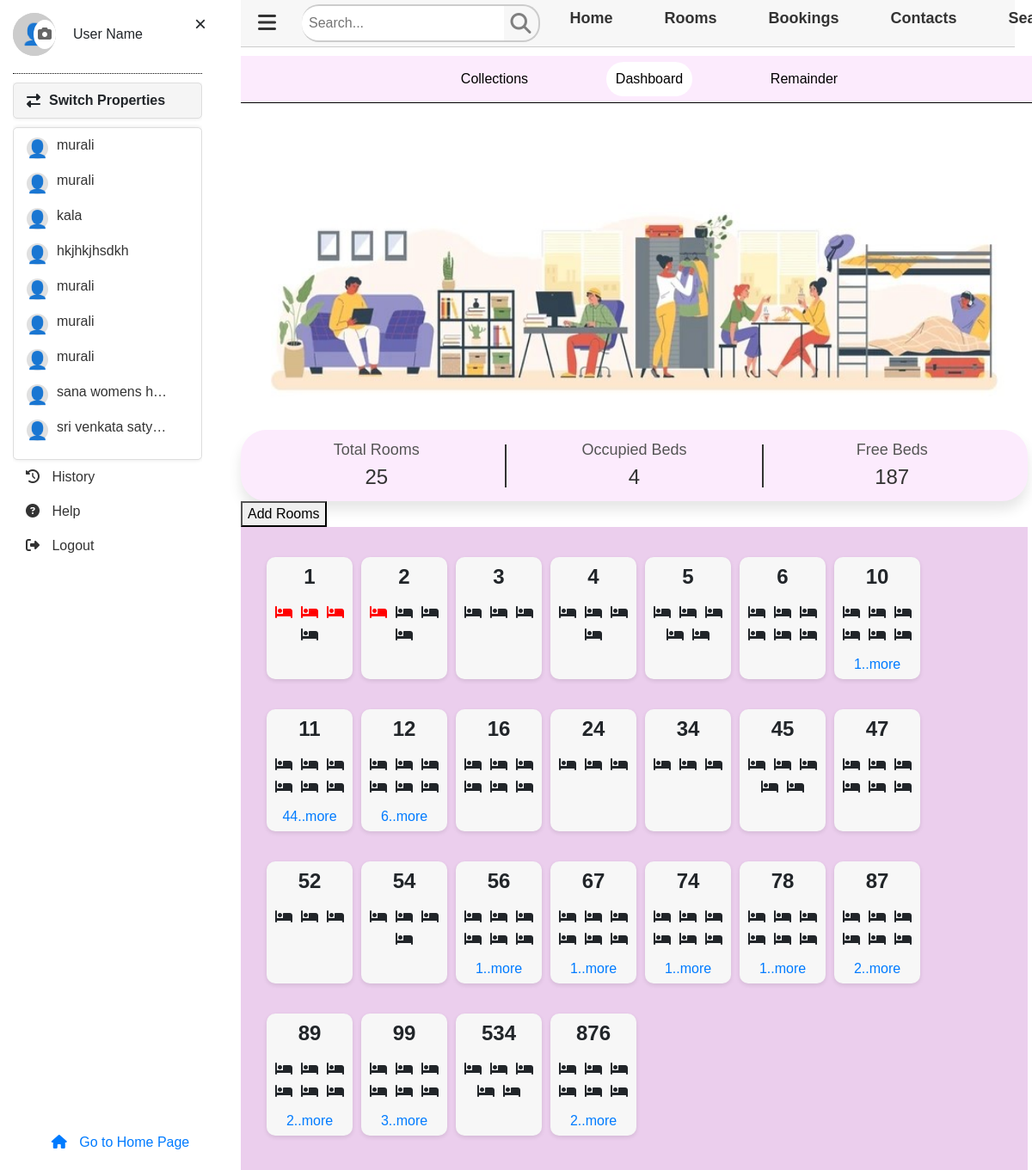
The page /DisplayRooms/96/ (signed in) on the database its author committed.
### hostelapp20/models.py (models this page shows, shortened)
class AddProperty(models.Model):
    hostelname = models.CharField(max_length=100)
    ownername =models.CharField(max_length=50)
    email = models.EmailField()
    mobile = models.BigIntegerField()
    address = models.CharField(max_length=1000)
    user = models.ForeignKey(settings.AUTH_USER_MODEL, null=True, on_delete=models.SET_NULL)

class Room(models.Model):
    room_number = models.IntegerField()
    floor_type = models.CharField(max_length=50)
    number_of_share = models.PositiveIntegerField()
    available_room_or_not = models.CharField(max_length=30)
    remarks = models.CharField(max_length=500, null=True )
    room_facilities = models.TextField(max_length=1000, null=True)
    property = models.ForeignKey('AddProperty', on_delete=models.CASCADE)
    user = models.ForeignKey(settings.AUTH_USER_MODEL, on_delete=models.CASCADE)

### hostelapp20/views.py (the view, shortened to what this page needs)
# urls.py: path('DisplayRooms/<int:property_id>/',views.DisplayRooms,name='DisplayRooms'),
def DisplayRooms(request, property_id):
    selected_property = get_object_or_404(AddProperty, id=property_id)
    user_properties = AddProperty.objects.filter(user=request.user)
    user_rooms = Room.objects.filter(user=request.user, property=selected_property).annotate(
        has_data=Count('tenant')
    ).order_by('room_number')
    total_rooms = user_rooms.count()
    total_beds = user_rooms.aggregate(total_beds=Sum('number_of_share'))['total_beds'] or 0
    occupied_beds = Tenant.objects.filter(room__in=user_rooms).count()
    free_beds = total_beds - occupied_beds
    context = {
        'username': request.user.username,
        'selected_property': selected_property,
        'user_properties': user_properties,
        'user_rooms': user_rooms,
        'some_room_number': user_rooms.first().room_number if user_rooms.exists() else None,
        'total_rooms': total_rooms,
        'occupied_beds': occupied_beds,
        'free_beds': free_beds,
        'error': None  # You can use this to pass error messages to the template
    }
    return render(request, 'data/display_rooms.html', context)

### templates/data/display_rooms.html (shortened to what this page needs)
{% extends 'base.html' %}
{% load static %}
{% block content %}
<div class="payments-section">
    <div class="button-container">
        <button id="collection-button" class="custom-button" onclick="location.href='{% url 'Collections' property_id=selected_property.id %}'">Collections</button>
        <button id="dashboard-button" class="custom-button">Dashboard</button>
        <button id="remainder-button" class="custom-button" onclick="location.href='{% url 'RemainderPage' property_id=selected_property.id %}'">Remainder</button>
        <span></span>
    </div>
</div>
<div class="image-section" style="position: relative; text-align: center; color: white;">
    <img src="{% static 'images/displayrooms/hostel_peoples.jpg' %}" alt="Background Image" style="width: 100%;">
</div>
<div class="statistics">
    <div class="stat-item">
        <div>Total Rooms</div>
        <div>{{ total_rooms }}</div>
    </div>
    <div class="divider"></div>
    <div class="stat-item">
        <div>Occupied Beds</div>
        <div>{{ occupied_beds }}</div>
    </div>
    <div class="divider"></div>
    <div class="stat-item">
        <div>Free Beds</div>
        <div>{{ free_beds }}</div>
    </div>
</div>
<div class="addRoom">
    <button id="add-room-button">Add Rooms</button>
    {% include 'includes/error_messages.html' %}
</div>
<div class="container-wrapper">
    <div class="container-display">
        {% if user_rooms %}
            <div class="display-room-row">
                {% for room in user_rooms %}
                    <div class="room-box">
                        <a href="{% url 'DisplayBeds' property_id=selected_property.id room_number=room.room_number %}" style="text-decoration: none; color: inherit;">
                            <div class="room-number">{{ room.room_number }}</div>
                            <div class="shareNumbers" id="shareNumbers_{{ room.room_number }}">
                            </div>
                        </a>
                    </div>
                {% endfor %}
            </div>
        {% else %}
            <p>No Rooms Added</p>
        {% endif %}
    </div>
</div>
{% endblock %}

### templates/base.html (shortened to what this page needs)
{% load static %}
<!DOCTYPE html>
<html lang="en">
<head>
  <link rel="stylesheet" href="https://cdnjs.cloudflare.com/ajax/libs/font-awesome/6.5.1/css/all.min.css">
  {% include 'includes/cdnlines.html' %}
  <link rel="stylesheet" href="{% static 'css/display_rooms.css' %}">
  <link rel="stylesheet" href="{% static 'css/dialogbox/addroom_dialogbox.css' %}">
</head>
<body>
  <div class="sidebar" id="sidebar">
    <span class="close-btn" onclick="toggleSidebar()">×</span>
    <div class="profile-section">
      <div class="profile-image-container">
        <div class="profile-image" id="profileImage">👤</div>
        <label for="profile-upload" class="upload-icon">
          <i class="fas fa-camera"></i>
        </label>
      </div>
      <span class="profile-name">User Name</span>
    </div>
    <ul class="sidebar-options">
      <li class="property-header">
        <i class="fas fa-exchange-alt icon"></i> Switch Properties
      </li>
      <li class="properties-box">
        <div class="scrollable-properties">
          {% if user_properties %}
            {% for property in user_properties %}
              <div class="property-item" id="property-{{ property.id }}">
                <div class="property-image">👤</div>
                <a href="{% url 'DisplayRooms' property.id %}" onclick="saveSelectedHostel({{ property.id }})">
                  <span class="property-name">{{ property.hostelname }}</span>
                </a>
              </div>
            {% endfor %}
          {% else %}
            <div>No Properties Yet</div>
          {% endif %}
        </div>
      </li>
      <li><a href="#"><i class="fas fa-history icon"></i> History</a></li>
      <li><a href="#"><i class="fas fa-question-circle icon"></i> Help</a></li>
      <li><a href="{% url 'logout' %}"><i class="fas fa-sign-out-alt icon"></i> Logout</a></li>
    </ul>
    <div class="bottom-link">
      <a href="#"><i class="fas fa-home icon"></i> Go to Home Page</a>
    </div>
  </div>
  <div class="header" id="header">
    <div class="dispalyMenubar-icon" onclick="toggleSidebar()">
      <i class="fas fa-bars"></i>
    </div>
    <div class="search-container header-search">
      <input type="text" placeholder="Search..." class="search-box" id="search-header">
      <i class="fa fa-search search-icon header-icon"></i>
    </div>
    <nav class="nav">
      <ul class="nav-list">
        <li><a href="#">Home</a></li>
        <li><a href="#">Rooms</a></li>
        <li><a href="#">Bookings</a></li>
        <li><a href="#">Contacts</a></li>
        <li><a href="#">Search</a></li>
      </ul>
    </nav>
  </div>
  {% block content %}
  {% endblock %}
</body>
</html>

### static/css/display_rooms.css (style rules this page uses)
body, html { margin: 0; padding: 0; height: 100%; width: 100%; font-family: Arial, sans-serif; overflow-x: hidden; }
.header { background-color: #f7f7f7; display: flex; align-items: center; justify-content: space-between; padding: 1px 20px; font-size: 24px; font-weight: bold; color: #333; position: fixed; top: 0; left: 0; width: 100%; z-index: 1050; border-bottom: 1px solid #ccc; box-sizing: border-box; transition: width 0.3s ease, left 0.3s ease; }
.logo, .nav, .search-container { flex-grow: 1; }
.search-container { display: flex; align-items: center; justify-content: center; background: transparent; }
.header-search .search-box { flex-grow: 1; font-size: 16px; border: none; border-top: 2px solid hsl(0, 0%, 80%); border-bottom: 2px solid hsl(0, 0%, 80%); border-radius: 20px 0 0 20px; outline: none; color: black; padding: 8px 8px 8px 8px; margin-left: 30px; }
.header-search .search-icon { padding: 8px; background: transparent; color: gray; cursor: pointer; border: none; border-right: 2px solid hsl(0, 0%, 80%); border-top: 2px solid hsl(0, 0%, 80%); border-bottom: 2px solid hsl(0, 0%, 80%); border-radius: 0 20px 20px 0; }
.fa-search { color: #ccc; cursor: pointer; background: black; }
.nav { display: flex; align-items: center; width: 60%; transition: width 0.3s ease; margin-left: 5px; }
.nav-list { list-style: none; display: flex; margin-left: 0px; padding: 0; width: 100%; justify-content: space-around; }
.nav-list li { display: inline; margin: 0 20px; }
.nav-list li a { color: #333; text-decoration: none; font-size: 18px; padding: 10px; border-radius: 5px; transition: background-color 0.3s; }
.image-section { margin-top: 80px; }
.image-section img { width: 100%; height: 300px; }
.statistics { display: flex; justify-content: space-around; align-items: center; padding: 10px; background: rgb(252, 235, 253); box-shadow: 0 10px 15px rgba(0, 0, 0, 0.1); border-radius: 30px; }
.statistics .stat-item { text-align: center; flex: 1; }
.statistics .stat-item div:first-child { font-size: 18px; color: #555; }
.statistics .stat-item div:last-child { font-size: 24px; color: #333; }
.divider { width: 2px; height: 50px; background-color: #333; margin: 0 1px; }
.container-wrapper { display: flex; justify-content: center; background: rgb(235, 206, 237); }
.container-display { width: 100%; }
.display-room-row { display: flex; flex-wrap: wrap; justify-content: start; margin: 20px; }
.room-box { background-color: #f7f7f7; border-radius: 10px; box-shadow: 0 2px 5px rgba(0, 0, 0, 0.1); margin: 15px 0px 20px 10px; padding: 5px; max-width: 100px; text-align: center; position: relative; flex: 1 1 800px; }
.room-number { font-size: 24px; font-weight: bold; margin-bottom: 10px; }
.shareNumbers { display: flex; justify-content: center; flex-wrap: wrap; }

### static/css/dialogbox/addroom_dialogbox.css (style rules this page uses)
:root { --primary-color: #07afd9; }

### templates/data/display_rooms.html (style rules this page uses)
.payments-section { margin: 65px 10px 0px 10px; border-bottom: 1px solid black; border-radius: 0px; background: rgb(252, 235, 253); }
body.sidebar-open .sidebar { transform: translateX(0); }
body.sidebar-open .payments-section { margin-left: 280px; width: calc(100% - 250px); }
.payments-section { transition: margin-left 0.3s ease; }
.custom-button { border: none; color: black; padding: 5px 20px; text-align: center; text-decoration: none; display: inline-block; font-size: 16px; margin: 10px; cursor: pointer; border-radius: 30px; background: transparent; position: relative; z-index: 1; width: 150px; }
.button-container { display: flex; justify-content: center; gap: 10px; position: relative; }
.button-container span { position: absolute; top: 50%; left: 50%; width: 100px; height: 40px; background: white; border-radius: 30px; transition: all .1s ease-in-out; z-index: 0; transform: translate(-50%, -50%); }

### rows shown on the page
AddProperty: hostelname "murali"
AddProperty: hostelname "murali"
AddProperty: hostelname "kala"
AddProperty: hostelname "hkjhkjhsdkh"
AddProperty: hostelname "murali"
AddProperty: hostelname "murali"
AddProperty: hostelname "murali"
AddProperty: hostelname "sana womens h…"
AddProperty: hostelname "sri venkata saty…"
Room: room_number "1"
Room: room_number "2"
Room: room_number "3"
Room: room_number "4"
Room: room_number "5"
Room: room_number "6"
Room: room_number "10"
Room: room_number "11"
Room: room_number "12"
Room: room_number "16"
Room: room_number "24"
Room: room_number "34"
Room: room_number "45"
Room: room_number "47"
Room: room_number "52"
Room: room_number "54"
Room: room_number "56"
Room: room_number "67"
Room: room_number "74"
Room: room_number "78"
Room: room_number "87"
Room: room_number "89"
Room: room_number "99"
Room: room_number "534"
Room: room_number "876"

### other values the page prints
{{ total_rooms }} "25"
{{ occupied_beds }} "4"
{{ free_beds }} "187"
